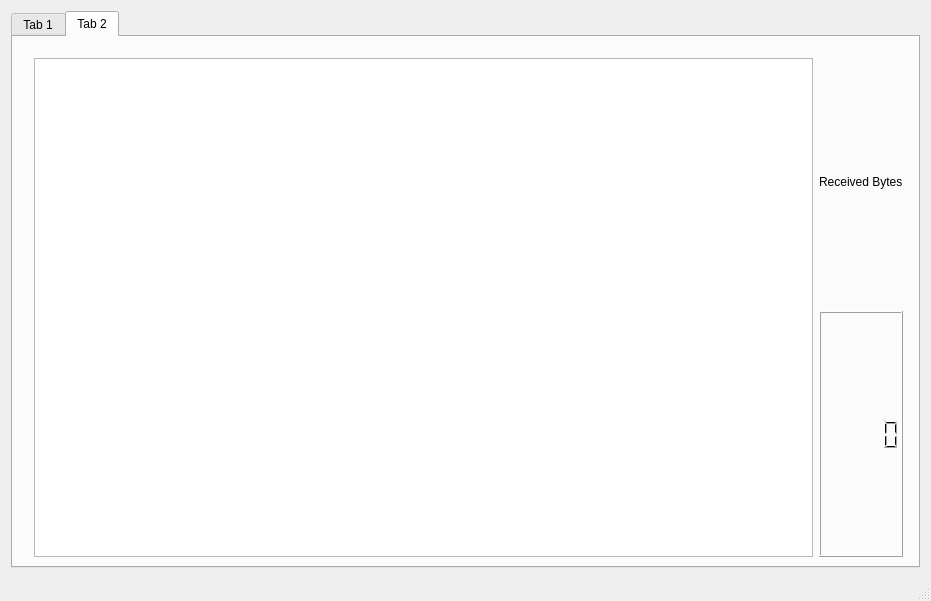
<?xml version="1.0" encoding="UTF-8"?>
<ui version="4.0">
 <class>MainWindow</class>
 <widget class="QMainWindow" name="MainWindow">
  <property name="geometry">
   <rect>
    <x>0</x>
    <y>0</y>
    <width>931</width>
    <height>601</height>
   </rect>
  </property>
  <property name="windowTitle">
   <string>SerialPort Monitor</string>
  </property>
  <widget class="QWidget" name="centralWidget">
   <layout class="QHBoxLayout" name="horizontalLayout">
    <item>
     <widget class="QTabWidget" name="tabMain">
      <property name="currentIndex">
       <number>1</number>
      </property>
      <widget class="QWidget" name="tabConnectionDetails">
       <attribute name="title">
        <string>Tab 1</string>
       </attribute>
       <layout class="QHBoxLayout" name="horizontalLayout_2">
        <item>
         <layout class="QVBoxLayout" name="lovPortSelection"/>
        </item>
       </layout>
      </widget>
      <widget class="QWidget" name="tabOutput">
       <attribute name="title">
        <string>Tab 2</string>
       </attribute>
       <widget class="QWidget" name="">
        <property name="geometry">
         <rect>
          <x>10</x>
          <y>10</y>
          <width>891</width>
          <height>521</height>
         </rect>
        </property>
        <layout class="QHBoxLayout" name="horizontalLayout_3">
         <item>
          <widget class="QTextBrowser" name="tbReceived"/>
         </item>
         <item>
          <layout class="QVBoxLayout" name="lovInformation">
           <item>
            <widget class="QLabel" name="lblReceivedBytes">
             <property name="text">
              <string>Received Bytes</string>
             </property>
            </widget>
           </item>
           <item>
            <widget class="QLCDNumber" name="lcdReceivedBytes"/>
           </item>
          </layout>
         </item>
        </layout>
       </widget>
      </widget>
     </widget>
    </item>
   </layout>
  </widget>
  <widget class="QStatusBar" name="statusBar"/>
 </widget>
 <layoutdefault spacing="6" margin="11"/>
 <resources/>
 <connections/>
</ui>
